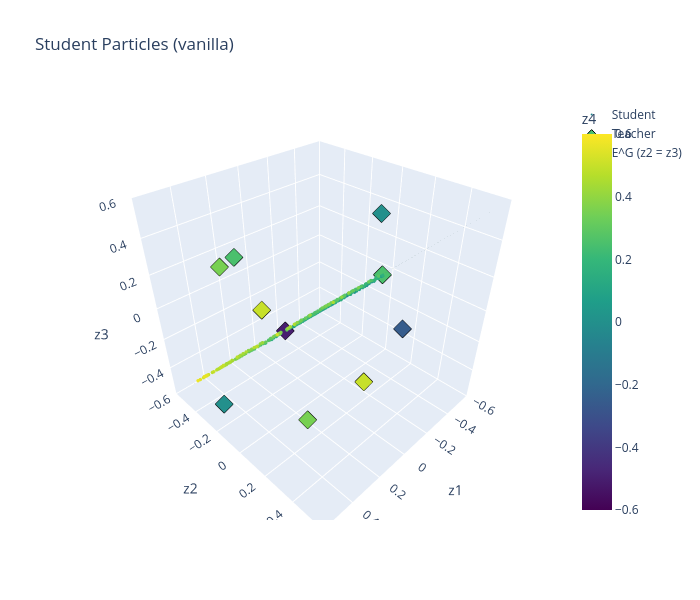

Write notebook code for a chart like this one.
### Code cell
plot_particles_3d(h_vanilla["particles"][-1], teacher, "Student Particles (vanilla)", show_invariant_plane=True)

### Figure 1 — Plotly figure (JSON) as saved in the notebook; plotly's stock layout.template omitted (floating-point values rounded to 4 significant figures; data arrays with more than 128 entries replaced by an {"elided": "..."} marker saying what was removed)
{"data": [{"marker": {"cmax": 0.6, "cmin": -0.6, "color": {"elided": "500 float values"}, "colorbar": {"title": {"text": "z4"}}, "colorscale": [[0, "#440154"], [0.1111, "#482878"], [0.2222, "#3e4989"], [0.3333, "#31688e"], [0.4444, "#26828e"], [0.5556, "#1f9e89"], [0.6667, "#35b779"], [0.7778, "#6ece58"], [0.8889, "#b5de2b"], [1, "#fde725"]], "size": 2}, "mode": "markers", "name": "Student", "type": "scatter3d", "x": {"elided": "500 float values"}, "y": {"elided": "500 float values"}, "z": {"elided": "500 float values"}}, {"marker": {"cmax": 0.6, "cmin": -0.6, "color": [0.25, 0.5, 0.0, 0.5, 0.35, -0.5, 0.25, -0.25, 0.0, 0.35], "colorscale": [[0, "#440154"], [0.1111, "#482878"], [0.2222, "#3e4989"], [0.3333, "#31688e"], [0.4444, "#26828e"], [0.5556, "#1f9e89"], [0.6667, "#35b779"], [0.7778, "#6ece58"], [0.8889, "#b5de2b"], [1, "#fde725"]], "line": {"color": "black", "width": 1}, "size": 6, "symbol": "diamond"}, "mode": "markers", "name": "Teacher", "type": "scatter3d", "x": [-0.5, 0.25, -0.25, 0.0, 0.35, 0.25, 0.5, 0.0, 0.5, 0.35], "y": [0.0, 0.5, 0.15, -0.5, -0.35, 0.0, 0.0, 0.5, -0.25, 0.25], "z": [0.0, 0.0, 0.5, -0.25, 0.25, 0.0, 0.5, 0.15, -0.5, -0.35]}, {"cmax": 0.6, "cmin": -0.6, "colorscale": [[0, "#440154"], [0.1111, "#482878"], [0.2222, "#3e4989"], [0.3333, "#31688e"], [0.4444, "#26828e"], [0.5556, "#1f9e89"], [0.6667, "#35b779"], [0.7778, "#6ece58"], [0.8889, "#b5de2b"], [1, "#fde725"]], "hoverinfo": "name", "i": [0, 0], "intensity": [-0.6, 0.6, 0.6, -0.6], "j": [1, 2], "k": [2, 3], "name": "E^G (z2 = z3)", "opacity": 0.35, "showlegend": true, "showscale": false, "type": "mesh3d", "x": [-0.6, 0.6, 0.6, -0.6], "y": [-0.6, -0.6, 0.6, 0.6], "z": [-0.6, -0.6, 0.6, 0.6]}], "layout": {"height": 600, "scene": {"xaxis": {"range": [-0.6, 0.6], "title": {"text": "z1"}}, "yaxis": {"range": [-0.6, 0.6], "title": {"text": "z2"}}, "zaxis": {"range": [-0.6, 0.6], "title": {"text": "z3"}}}, "title": {"text": "Student Particles (vanilla)"}, "width": 700}}
